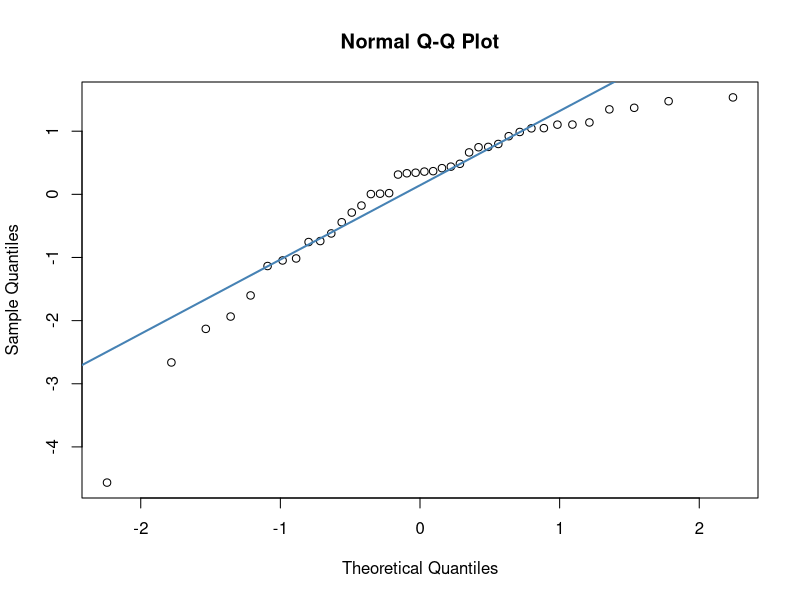
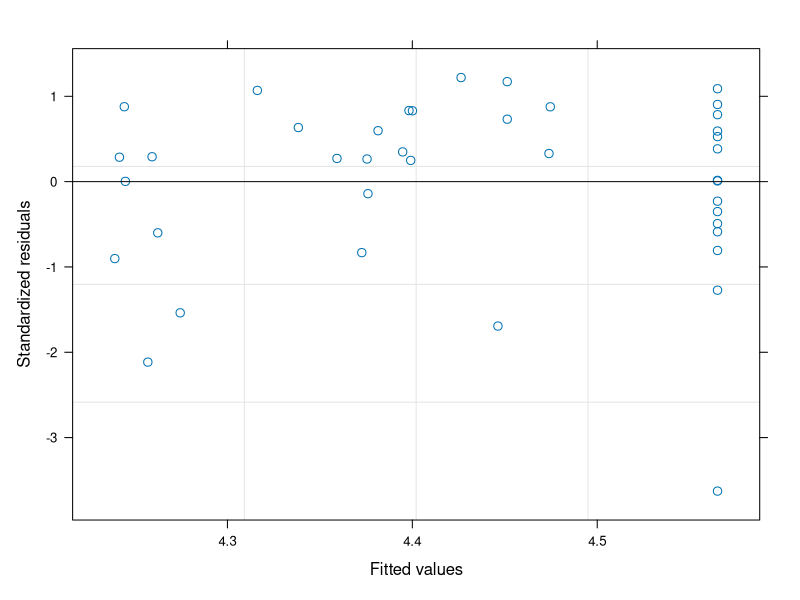
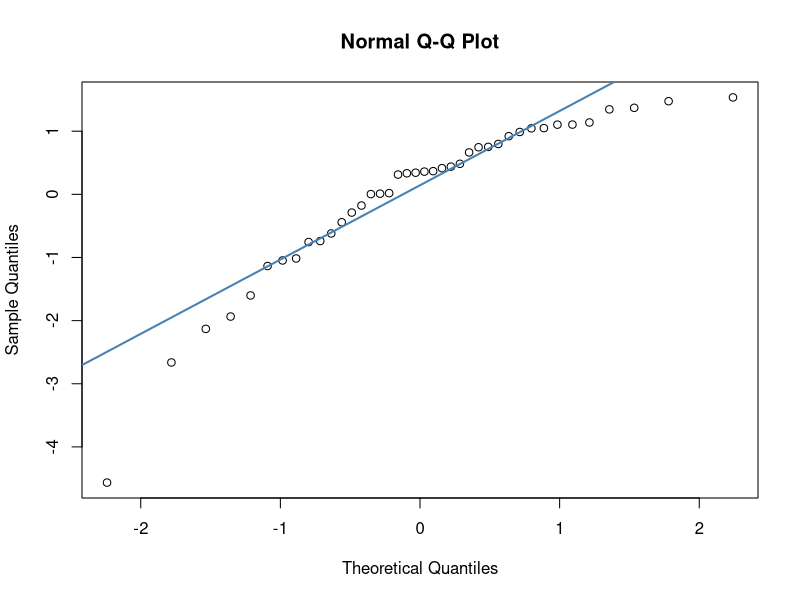
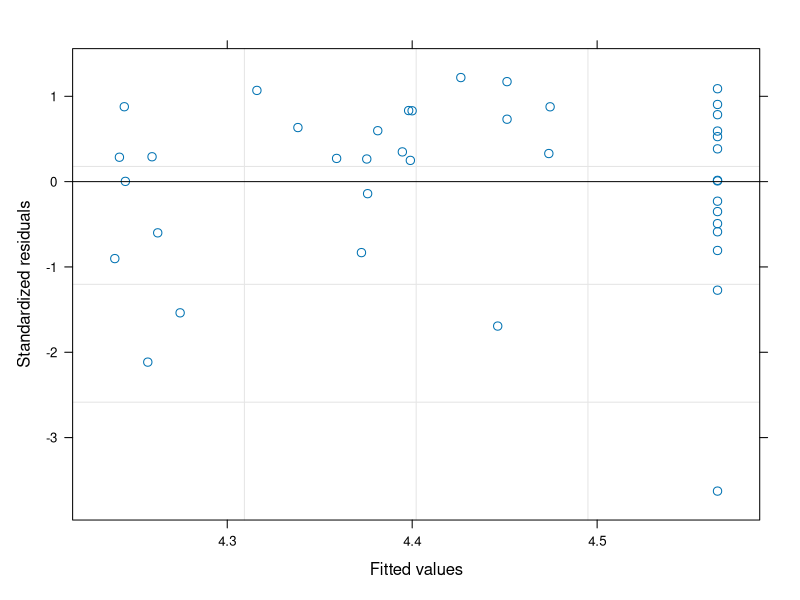

Generate these figures, in order, with R:
rm(list=ls(all.names =  TRUE))
gc()

#Compare model with random slopes and without random slope.
#Intercepts are always random.


library(nlme)
library(readxl)
library(lattice)
library(tidyverse)


data0 <-read_excel("Input SP_vs_DNA.xlsx", sheet=1)

data1=na.omit(data0)

#--------------------------------------------------
print("=======Model with random group effect==========="  )

ctrl <- lmeControl(opt='optim');
m1a=lme(sp~1+dna, random = list(cohort = pdDiag(~ dna)), data=data1,control=ctrl,method="ML")
summary(m1a)
anova(m1a)
qqnorm(resid(m1a))
qqline(resid(m1a), col = "steelblue", lwd = 2)
plot(m1a)

print("Model withot random group effect"  )
ctrl <- lmeControl(opt='optim');
m1b=lme(sp~1+dna, random =~ 1|cohort, data=data1,control=ctrl,method="ML")
summary(m1b)
anova(m1b)
qqnorm(resid(m1b))
qqline(resid(m1b), col = "steelblue", lwd = 2)
plot(m1b)
print("comparison of models with no group effect and with the group effect" )
anova(m1b,m1a)

print("fixed effect and coef. of model WITH random group effect"  )
fixed.effects(m1a)
coef(m1a)

print("fixed effectand coef. of model WITHOUT random group effec"  )
fixed.effects(m1b)
coef(m1b)
